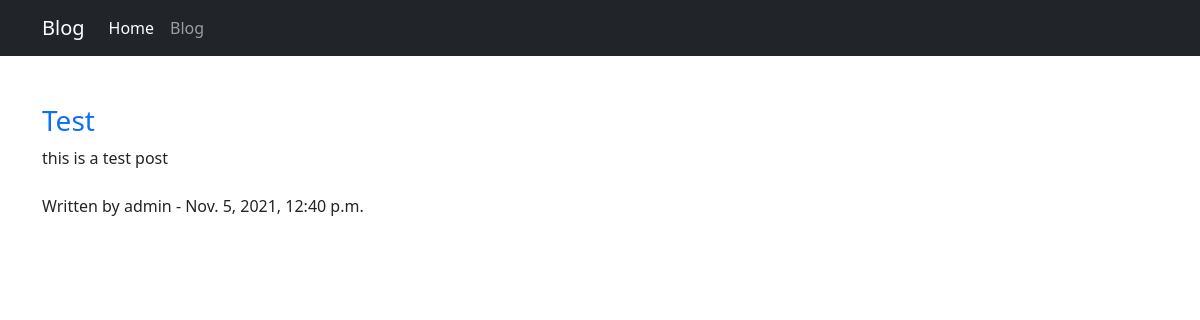
The page /blog/ on the database as committed earlier.
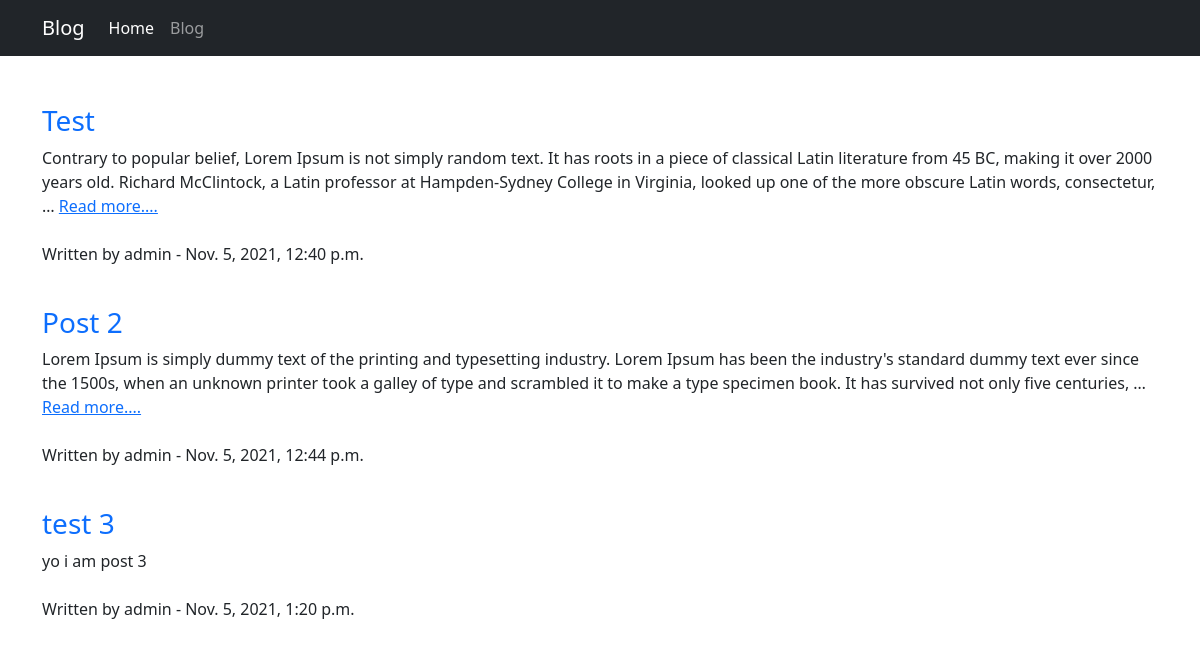
The same page on the database as committed later.
### blog/models.py (models this page shows, shortened)
class Post (models.Model):
    class NewManager(models.Manager):
        def get_queryset(self):
            return super().get_queryset().filter(status='published')
    options = (
        ('draft', 'Draft'),
        ('published', 'Published')
    )
    title = models.CharField(max_length=250)
    slug = models.SlugField(max_length=250, unique_for_date='publish')
    publish = models.DateTimeField(default=timezone.now)
    author = models.ForeignKey(User, on_delete=models.CASCADE, related_name='blog_posts')
    content = models.TextField()
    status = models.CharField(max_length=10, choices=options, default='draft')
    objects = models.Manager()
    newManager = NewManager()
    def get_absolute_url(self):
        return reverse('blog:post_single', args=[self.slug])
    class Meta:
        ordering = ('publish',)

### blog/views.py (the view)
# urls.py: path('', views.home, name='homepage'),
def home(request):
    posts = Post.newManager.all()
    return render(request, 'index.html', {
        'posts': posts
    })

### blog/templates/index.html
{% include 'layouts/base.html' %}
{% block content %}
    <div class="container">
        <div class="row justify-content-md-center">
            <div>
                {% for post in posts %}
                    <div>
                        <a href="{{ post.get_absolute_url }}" class="text-decoration-none font-weight-bold">
                            <h3>{{ post.title }}</h3>
                        </a>
                    </div>
                    <div>
                        {% if post.content|length < 20 %}
                            {{ post.content|safe }}
                        {% else %}
                            {{ post.content|safe|truncatewords:50 }} <a href="{{ post.get_absolute_url }}">Read more....</a>
                        {% endif %}
                        <br>
                        <br>
                    <div>
                    <div>
                        <p class="font-weight-bold">Written by {{ post.author }} - {{ post.publish }}</p>
                    </div>
                    <br>
                {% endfor %}
            </div>
        </div>
    </div>
{% endblock  %}

### blog/templates/layouts/base.html (shortened to what this page needs)
<!doctype html>
<html lang="en">
  <head>
    <link href="https://cdn.jsdelivr.net/npm/bootstrap@5.1.3/dist/css/bootstrap.min.css" rel="stylesheet">
  </head>
  <body>
    <nav class="navbar navbar-expand-lg navbar-dark bg-dark mb-5">
        <div class="container container-fluid">
            <a class="navbar-brand" href="http://localhost:8000/blog/"">Blog</a>
            <div class="collapse navbar-collapse" id="navbarSupportedContent">
            <ul class="navbar-nav me-auto mb-2 mb-lg-0">
                <li class="nav-item">
                <a class="nav-link active" aria-current="page" href="http://localhost:8000/">Home</a>
                </li>
                <li class="nav-item">
                <a class="nav-link" href="http://localhost:8000/blog/">Blog</a>
                </li>
            </ul>
            </div>
        </div>
    </nav>
  </body>
</html>

Rows that differ between the two databases and show on the page:
changed Post "Test": content "this is a test post" → "Contrary to popular belief, Lorem Ipsum is not simply random text. It has roots in a piece of classical Latin literature from 45 BC, making it over 2000 years old. Richard McClintock, a Latin professor at Hampden-Sydney College in Virginia, looked up one of the more obscure Latin words, consectetur, …"
now on this page (row edited): Post: title "Post 2", content "Lorem Ipsum is simply dummy text of the printing and typesetting industry. Lorem Ipsum has been the industry's standard dummy text ever since the 1500s, when an unknown printer took a galley of type and scrambled it to make a type specimen book. It has survived not only five centuries, …", author "admin", publish "Nov. 5, 2021, 12:44 p.m."
now on this page (row edited): Post: title "test 3", content "yo i am post 3", author "admin", publish "Nov. 5, 2021, 1:20 p.m."
